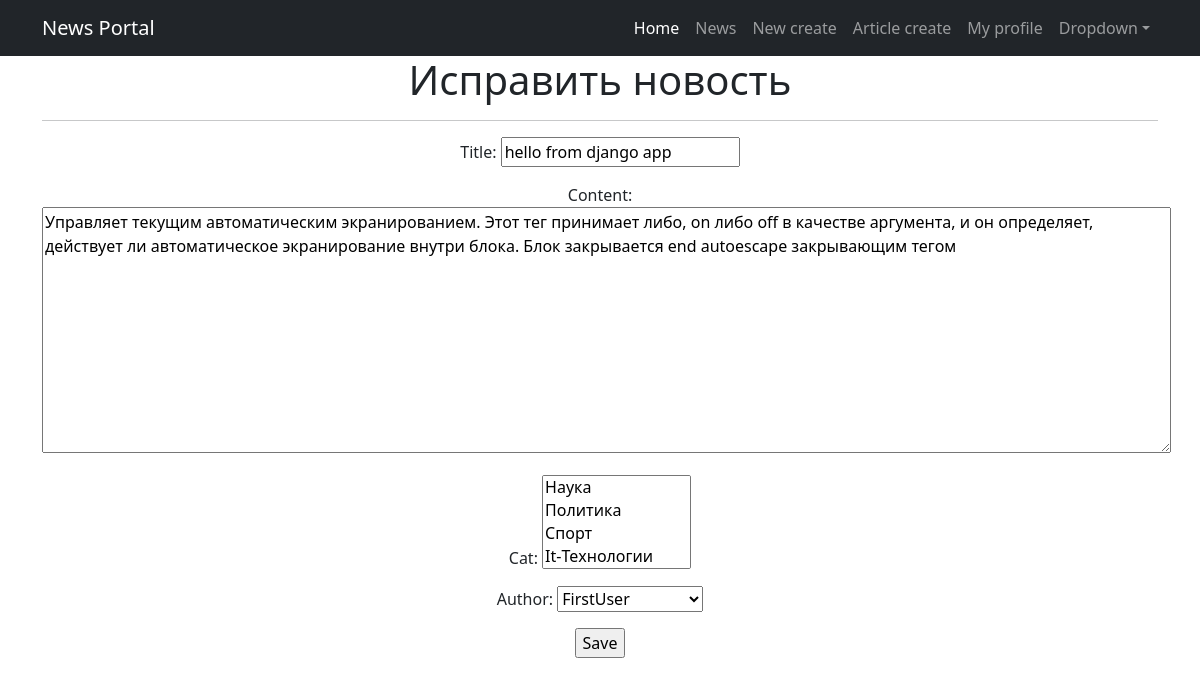
Screenshot of /News/news/6/edit/ (signed in) with the database file from the repository.
### NewsPortal/models.py (models this page shows, shortened)
class Post(models.Model):
    POSITIONS = [
        ('New', 'Новость'),
        ('Art', 'Статья')
    ]
    author = models.ForeignKey(Author, on_delete=models.CASCADE)  # id создателя статьи/новости
    choi_public = models.CharField(max_length=3,
                                   choices=POSITIONS,
                                   default='Art')
    time_create = models.DateTimeField(auto_now_add=True)  # дата и время создания статьи/новости
    cat = models.ManyToManyField(Category, through=PostCategory)  # cat имеет связь с Category через PostCategory
    title = models.CharField(max_length=255)  # заголовок статьи/новости
    content = models.TextField(blank=True)  # содержание статьи/новости
    _rating = models.IntegerField(default=0, db_column='rating')  # рейтинг статьи/новости

### NewsPortal/views.py (the view)
# urls.py: path('news/<int:pk>/edit/', NewsEdit.as_view(), name='news_edit'),
class NewsEdit(PermissionRequiredMixin,UpdateView):
    form_class = CreatePost
    model = Post
    template_name = 'post_edit.html'
    permission_required = ('NewsPortal.change_post',)

### NewsPortal/forms.py (shortened to what this page needs)
class CreatePost(forms.ModelForm):
    title = forms.CharField(max_length=255)
    content = forms.Textarea()
    class Meta:
        model = Post
        fields = [
            'title',
            'content',
            'cat',
            'author',
            ]
        widgets = {
            'content': forms.Textarea(attrs={'cols': 120, 'rows': 10}),
        }

### NewsPortal/models.py (called while the page is built)
    def __str__(self):
        return self.user.username

    def __str__(self):
        return self.name.title()

### templates/post_edit.html (shortened to what this page needs)
{% extends 'flatpages/default.html' %}
{% block content %}
<h1>Исправить новость</h1>
<hr>
<form action="" method="post">
    {{ form.as_p }}
    <input type="submit" value="Save" />
</form>
{% endblock content %}

### rows the page displays
Post: title "hello from django app", content "Управляет текущим автоматическим экранированием. Этот тег принимает либо, on либо off в качестве аргумента, и он определяет, действует ли автоматическое экранирование внутри блока. Блок закрывается end autoescape закрывающим тегом", author "FirstUser"
